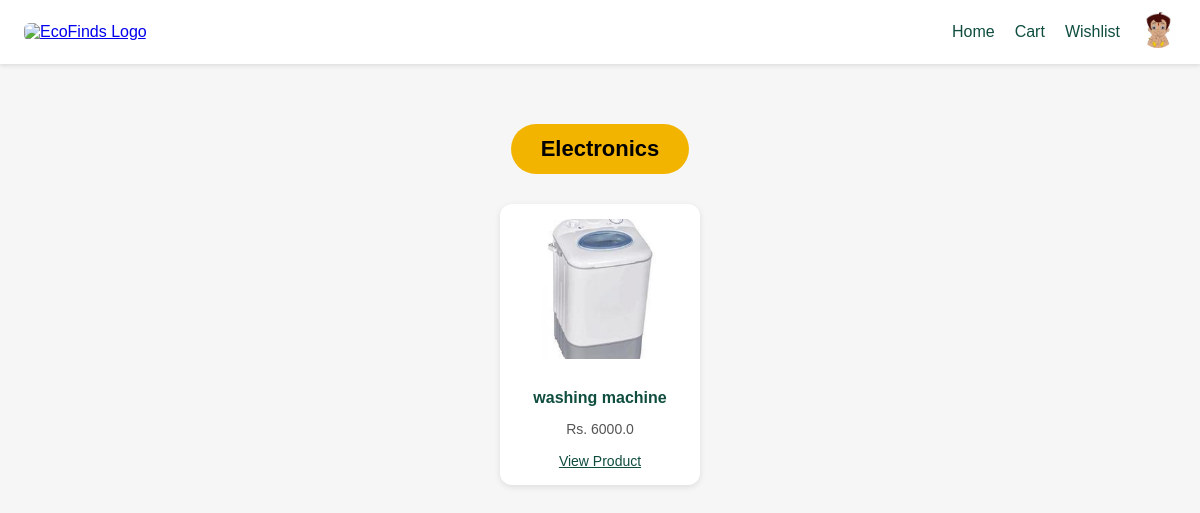
/categories/Electronics (signed in), run on the app's committed database.
### models.py (models this page shows)
class User(db.Model, UserMixin):
    id = db.Column(db.Integer, primary_key=True)
    username = db.Column(db.String(64), unique=True, nullable=False)
    email = db.Column(db.String(120), unique=True, nullable=False)
    password = db.Column(db.String(128), nullable=False)
    phone = db.Column(db.String(15), unique=True)
    verified = db.Column(db.Boolean, default=False)
    profile_pic = db.Column(db.String(100), default='default_profile.png')
    listings = db.relationship('Product', backref='seller', lazy=True)

class Product(db.Model):
    id = db.Column(db.Integer, primary_key=True)
    title = db.Column(db.String(100), nullable=False)
    description = db.Column(db.Text, nullable=False)
    price = db.Column(db.Float, nullable=False)
    category = db.Column(db.String(50))
    image = db.Column(db.String(100))
    created_at = db.Column(db.DateTime, default=datetime.utcnow)
    seller_id = db.Column(db.Integer, db.ForeignKey('user.id'))
    is_auction = db.Column(db.Boolean, default=False)
    auction = db.relationship('Auction', backref='product', uselist=False)

### product_routes.py (the view)
@product_bp.route('/categories/<string:category_name>')
def category_page(category_name):
    products = Product.query.filter(Product.category.ilike(category_name)).all()
    return render_template('category_page.html', category=category_name, products=products)

### auth_routes.py (called while the page is built)
@login_manager.user_loader
def load_user(user_id):
    return User.query.get(int(user_id))

### templates/category_page.html (shortened to what this page needs)
{% extends "base.html" %}
{% block content %}
<div class="category-heading">{{ category }}</div>
{% if products %}
  <div class="product-grid">
    {% for product in products %}
    <div class="product-card">
      <img src="{{ url_for('static', filename='uploads/' ~ product.image) }}" alt="{{ product.title }}">
      <h3>{{ product.title }}</h3>
      <p>Rs. {{ product.price }}</p>
      <a href="{{ url_for('product_bp.product_detail', product_id=product.id) }}">View Product</a>
    </div>
    {% endfor %}
  </div>
{% else %}
  <p style="text-align: center; margin-top: 40px;">No products found in this category.</p>
{% endif %}
{% endblock %}

### templates/base.html (shortened to what this page needs)
<!DOCTYPE html>
<html lang="en">
<head>
  <link rel="stylesheet" href="https://cdnjs.cloudflare.com/ajax/libs/font-awesome/6.4.0/css/all.min.css">
</head>
<body>
  <header>
    <a href="{{ url_for('product_bp.home') }}">
      <img class="logo" src="{{ url_for('static', filename='uploads/logo.png') }}" alt="EcoFinds Logo">
    </a>
    <nav>
      <a href="{{ url_for('product_bp.home') }}">Home</a>
      <a href="{{ url_for('product_bp.view_cart') }}">Cart</a>
      <a href="{{ url_for('product_bp.view_watchlist') }}">Wishlist</a>
      {% if current_user.is_authenticated %}
        <a href="{{ url_for('product_bp.profile') }}">
          <img src="{{ url_for('static', filename='uploads/' ~ current_user.profile_pic) }}" alt="Profile" class="profile-pic">
        </a>
      {% else %}
        <a href="{{ url_for('auth.login') }}">Login</a>
      {% endif %}
    </nav>
  </header>
  <main>
    {% block content %}{% endblock %}
  </main>
</body>
</html>

### templates/base.html (style rules this page uses)
* { box-sizing: border-box; }
body { margin: 0; font-family: 'Montserrat', sans-serif; background-color: #f6f6f6; color: #0f4d3f; }
header { background-color: white; display: flex; align-items: center; justify-content: space-between; padding: 12px 24px; box-shadow: 0 2px 4px rgba(0,0,0,0.1); }
header img.logo { height: 42px; object-fit: contain; border-radius: 6px; }
nav { display: flex; align-items: center; gap: 20px; }
nav a { text-decoration: none; color: #0f4d3f; font-weight: 500; }
.profile-pic { height: 36px; width: 36px; border-radius: 50%; object-fit: cover; }
main { padding: 20px; }

### templates/category_page.html (style rules this page uses)
.category-heading { text-align: center; background-color: #f3b400; color: black; padding: 12px 30px; border-radius: 30px; font-size: 22px; font-weight: bold; margin: 40px auto 30px; width: fit-content; }
.product-grid { display: flex; flex-wrap: wrap; gap: 20px; justify-content: center; padding: 0 20px; }
.product-card { width: 200px; background: white; padding: 15px; border-radius: 12px; box-shadow: 0 2px 6px rgba(0,0,0,0.1); text-align: center; }
.product-card img { width: 100%; height: 140px; object-fit: cover; border-radius: 8px; margin-bottom: 10px; }
.product-card h3 { font-size: 16px; color: #0f4d3f; margin-bottom: 5px; }
.product-card p { font-size: 14px; color: #555; margin-bottom: 10px; }
.product-card a { display: inline-block; margin-top: 6px; font-size: 14px; color: #0f4d3f; text-decoration: underline; }

### data on the page
User: profile_pic (picture)
Product: category "Electronics", image (picture), title "washing machine", price "6000.0"
